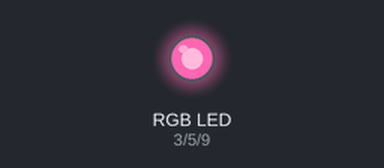
This sketch was run on a simulated Arduino Uno, built with avr-gcc and run on an emulated ATmega328P. On the bench: an RGB LED mixed from three pins (HIGH = lit). Dim RGB values are drawn brighter than linear.

Above: at 0.05 s.
At 1.5 s:
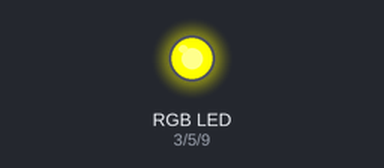
At 2.95 s:
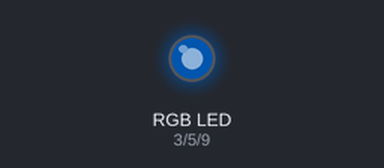
Timing chart, 0 to 6.9 s (numbered marks = the images above):
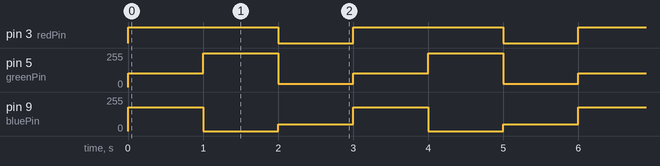

Measured:
- by itself, pin 3 (redPin): alternates HIGH for 2.0 s and LOW for 1.0 s
- by itself, pin 5 (greenPin): repeats every 3.0 s: 255/255 1.0 s, 25/255 1.0 s, 102/255 1.0 s
- by itself, pin 9 (bluePin): repeats every 3.0 s: 0/255 1.0 s, 51/255 1.0 s, 178/255 1.0 s

The sketch:

RGB_LED.ino
```cpp
  int redPin = 3;
  int greenPin = 5;
  int bluePin = 9;
void setup()
    {pinMode(redPin, OUTPUT);
     pinMode(greenPin, OUTPUT);
     pinMode(bluePin, OUTPUT);
    }
// the loop function runs over and over again forever
void loop()
    {setColor(255, 102, 178); delay(1000);//red
     setColor(255, 255, 0); delay(1000);//green
     setColor(0, 25, 51); delay(1000);//blue
    }

void setColor(int red, int green, int blue)
    {analogWrite(redPin, red);
     analogWrite(greenPin, green);
     analogWrite(bluePin, blue);
    }
```
